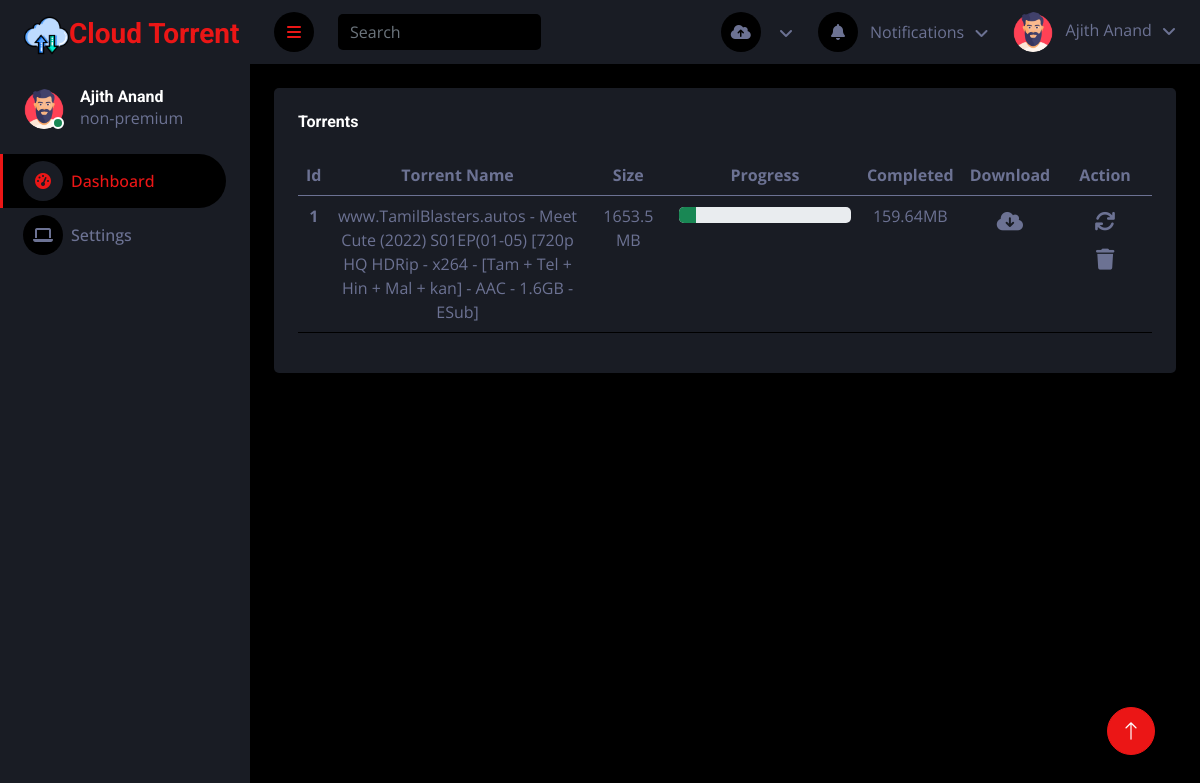
/dashboard (signed in), run on an earlier commit of the app's database.
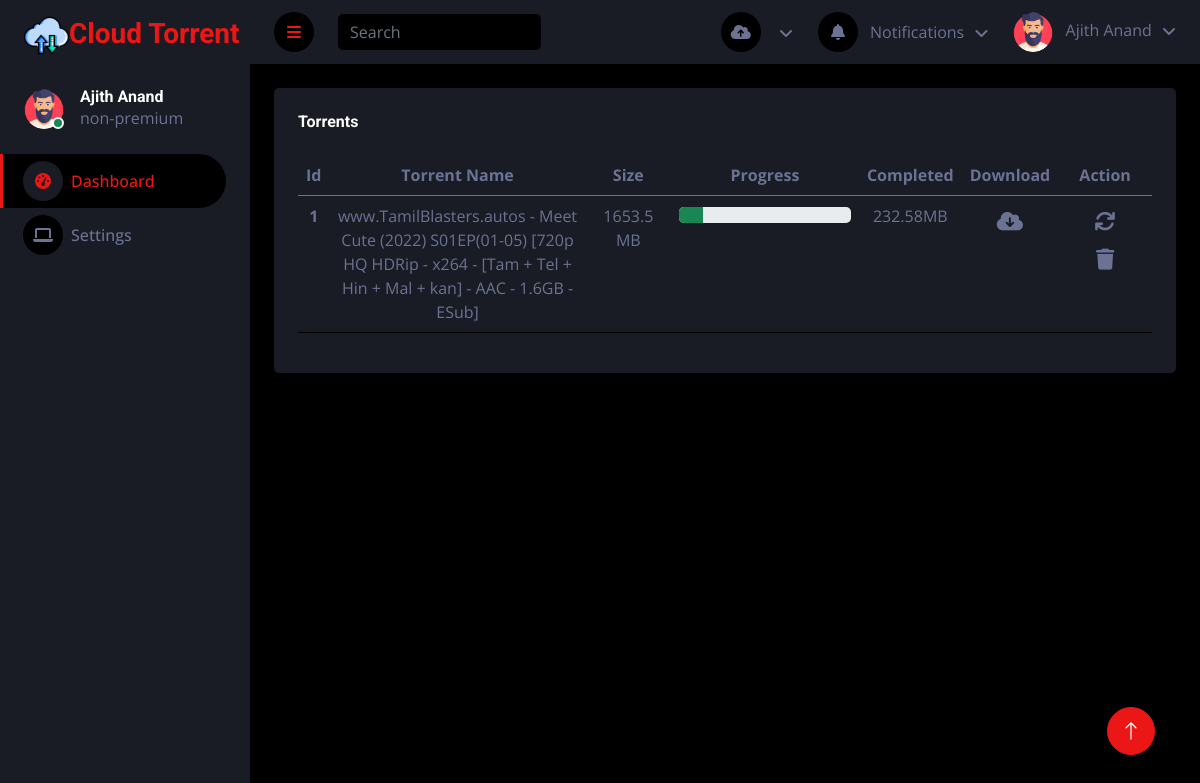
And on a later commit of the database.
### Torrent/models.py (models this page shows)
class torrent(models.Model):
    name = models.CharField(max_length=1000)
    size = models.IntegerField()
    downloads = models.IntegerField(default=0)
    hash = models.CharField(max_length=40)
    progress = models.FloatField(default=0)
    userid = models.ForeignKey(user, on_delete=models.CASCADE)

### Torrent/decorators.py (the view)
    def wrap(request, *args, **kwargs):
        try:
            entry = user.objects.get(id=request.session.get('userid'))
            return function(request, *args, **kwargs)
        except ObjectDoesNotExist:
            return redirect('login')

### Torrent/views.py (called while the page is built)
@useronly
def dashboard(request):
    id = request.session.get('userid')
    obj = user.objects.get(id=id)
    torrents = torrent.objects.filter(userid=obj.id).values()
    for i in torrents:
        i['size'] = round(float(i['size']) / 1048576, 2)
        i['downloads'] = round(i['downloads'] / 1048576, 2)
    return render(request, 'torrent/index.html', {'user': obj, 'obj': torrents})

### templates/torrent/index.html (shortened to what the changed rows need)
<!DOCTYPE html>
<html lang="en">
{% load static %}
<head>
    <link href="https://cdnjs.cloudflare.com/ajax/libs/font-awesome/5.10.0/css/all.min.css" rel="stylesheet">
    <link href="https://cdn.jsdelivr.net/npm/bootstrap-icons@1.4.1/font/bootstrap-icons.css" rel="stylesheet">
    <link href="{% static 'dashboard/lib/owlcarousel/assets/owl.carousel.min.css' %}" rel="stylesheet">
    <link href="{% static 'dashboard/lib/tempusdominus/css/tempusdominus-bootstrap-4.min.css' %}" rel="stylesheet"/>
    <link href="{% static 'dashboard/css/bootstrap.min.css' %}" rel="stylesheet">
    <link href="{% static 'dashboard/css/style.css' %}" rel="stylesheet">
    <link rel="stylesheet" href="https://cdnjs.cloudflare.com/ajax/libs/font-awesome/6.2.1/css/all.min.css"
/>
</head>
<body>
<div class="container-fluid position-relative d-flex p-0">
    <div class="content">
        <div class="container-fluid pt-4 px-4">
            <div class="col-12">
                <div class="bg-secondary rounded h-100 p-4">
                    <div class="table-responsive">
                        <table id="torrents" class="table sortable">
                            <thead>
                            <tr>
                                <th scope="col">Id</th>
                                <th style="width: 30%;" scope="col">Torrent Name</th>
                                <th style="width: 10%" scope="col">Size</th>
                                <th style="width: 22%;" scope="col">Progress</th>
                                <th scope="col">Completed</th>
                                <th scope="col">Download</th>
                                <th scope="col">Action</th>
                            </tr>
                            </thead>
                            <tbody>
                            {% for i in obj %}
                                <tr>
                                    <th scope="row">{{ forloop.counter }}</th>
                                    <td>{{ i.name }}</td>
                                    <td>{% if i.size == 0 %} fetching size {% else %}{{ i.size }} {% endif %}MB</td>
                                    <td>
                                        <div class="pg-bar mb-3">
                                            <div class="progress" style="margin-top: 3px">
                                                <div
                                                        class="progress-bar progress-bar-success bg-success"
                                                        role="progressbar"
                                                        aria-valuenow="{{ i.progress }}"
                                                        aria-valuemin="0"
                                                        aria-valuemax="100"
                                                ></div>
                                            </div>
                                        </div>
                                    </td>
                                    <td>{{ i.downloads }}MB</td>
                                    <td>
                                        <button class="btn"><i style="font-size:21px;"
                                                               class="fa-solid fa-cloud-arrow-down fa-fade"></i>
                                        </button>
                                    </td>
                                    <td>
                                        <button onclick="refresh()" class="btn "><i style="font-size: 21px"
                                                                                    class="fa-solid fa-refresh fa-spin"></i>
                                        </button>
                                        <button onclick="torrent_delete('{{ i.hash }}')" class="btn"><i
                                                style="font-size: 21px"
                                                class="fa-solid fa-trash"></i></button>
                                    </td>
                                </tr>
                            {% endfor %}
                            </tbody>
                        </table>
                    </div>
                </div>
            </div>
        </div>
    </div>
</div>
</body>
</html>

What changed in the data, as far as the page shows it:
changed torrent: progress 9.64052 → 14.0469 (drawn); downloads "159.64" → "232.58"
